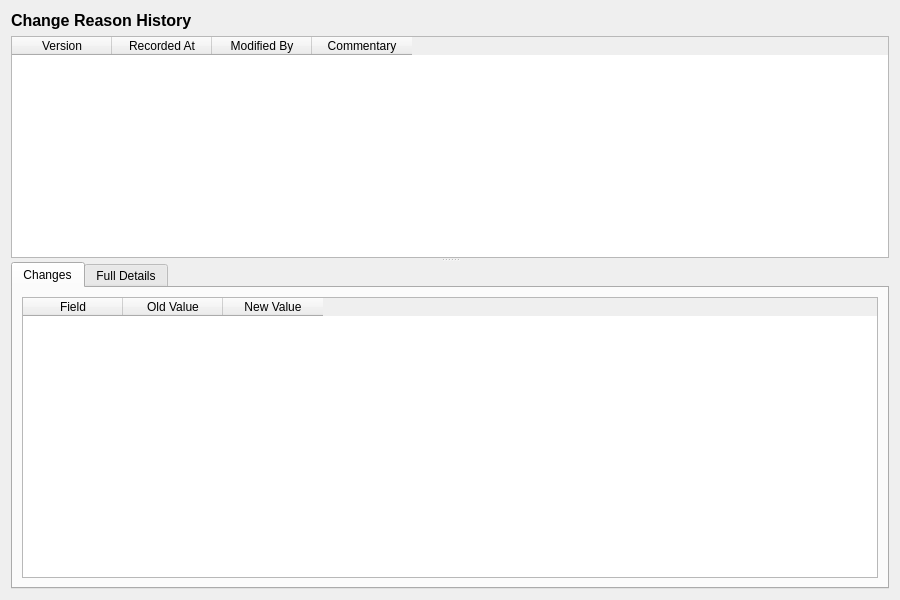
<?xml version="1.0" encoding="UTF-8"?>
<ui version="4.0">
 <class>ChangeReasonHistoryDialog</class>
 <widget class="QWidget" name="ChangeReasonHistoryDialog">
  <property name="geometry">
   <rect>
    <x>0</x>
    <y>0</y>
    <width>900</width>
    <height>600</height>
   </rect>
  </property>
  <property name="windowTitle">
   <string>Change Reason History</string>
  </property>
  <layout class="QVBoxLayout" name="verticalLayout">
   <item>
    <widget class="QLabel" name="titleLabel">
     <property name="font">
      <font>
       <pointsize>12</pointsize>
       <bold>true</bold>
      </font>
     </property>
     <property name="text">
      <string>Change Reason History</string>
     </property>
    </widget>
   </item>
   <item>
    <widget class="QSplitter" name="splitter">
     <property name="orientation">
      <enum>Qt::Vertical</enum>
     </property>
     <widget class="QTableWidget" name="versionListWidget">
      <property name="minimumHeight">
       <number>150</number>
      </property>
      <property name="maximumHeight">
       <number>250</number>
      </property>
      <property name="alternatingRowColors">
       <bool>true</bool>
      </property>
      <property name="editTriggers">
       <set>QAbstractItemView::NoEditTriggers</set>
      </property>
      <property name="selectionMode">
       <enum>QAbstractItemView::SingleSelection</enum>
      </property>
      <property name="selectionBehavior">
       <enum>QAbstractItemView::SelectRows</enum>
      </property>
      <column>
       <property name="text">
        <string>Version</string>
       </property>
      </column>
      <column>
       <property name="text">
        <string>Recorded At</string>
       </property>
      </column>
      <column>
       <property name="text">
        <string>Modified By</string>
       </property>
      </column>
      <column>
       <property name="text">
        <string>Commentary</string>
       </property>
      </column>
     </widget>
     <widget class="QWidget" name="detailWidget">
      <layout class="QVBoxLayout" name="detailLayout">
       <property name="leftMargin">
        <number>0</number>
       </property>
       <property name="topMargin">
        <number>0</number>
       </property>
       <property name="rightMargin">
        <number>0</number>
       </property>
       <property name="bottomMargin">
        <number>0</number>
       </property>
       <item>
        <widget class="QTabWidget" name="tabWidget">
         <property name="currentIndex">
          <number>0</number>
         </property>
         <widget class="QWidget" name="changesTab">
          <attribute name="title">
           <string>Changes</string>
          </attribute>
          <layout class="QVBoxLayout" name="changesTabLayout">
           <item>
            <widget class="QTableWidget" name="changesTableWidget">
             <property name="editTriggers">
              <set>QAbstractItemView::NoEditTriggers</set>
             </property>
             <property name="alternatingRowColors">
              <bool>true</bool>
             </property>
             <property name="selectionMode">
              <enum>QAbstractItemView::SingleSelection</enum>
             </property>
             <property name="selectionBehavior">
              <enum>QAbstractItemView::SelectRows</enum>
             </property>
             <column>
              <property name="text">
               <string>Field</string>
              </property>
             </column>
             <column>
              <property name="text">
               <string>Old Value</string>
              </property>
             </column>
             <column>
              <property name="text">
               <string>New Value</string>
              </property>
             </column>
            </widget>
           </item>
          </layout>
         </widget>
         <widget class="QWidget" name="fullDetailsTab">
          <attribute name="title">
           <string>Full Details</string>
          </attribute>
          <layout class="QVBoxLayout" name="fullDetailsTabLayout">
           <item>
            <widget class="QScrollArea" name="scrollArea">
             <property name="widgetResizable">
              <bool>true</bool>
             </property>
             <widget class="QWidget" name="scrollAreaWidgetContents">
              <property name="geometry">
               <rect>
                <x>0</x>
                <y>0</y>
                <width>560</width>
                <height>450</height>
               </rect>
              </property>
              <layout class="QFormLayout" name="formLayout">
               <item row="0" column="0">
                <widget class="QLabel" name="codeLabel">
                 <property name="text">
                  <string>Code:</string>
                 </property>
                </widget>
               </item>
               <item row="0" column="1">
                <widget class="QLabel" name="codeValue">
                 <property name="text">
                  <string/>
                 </property>
                </widget>
               </item>
               <item row="1" column="0">
                <widget class="QLabel" name="descriptionLabel">
                 <property name="text">
                  <string>Description:</string>
                 </property>
                </widget>
               </item>
               <item row="1" column="1">
                <widget class="QLabel" name="descriptionValue">
                 <property name="text">
                  <string/>
                 </property>
                 <property name="wordWrap">
                  <bool>true</bool>
                 </property>
                </widget>
               </item>
               <item row="2" column="0">
                <widget class="QLabel" name="categoryCodeLabel">
                 <property name="text">
                  <string>Category:</string>
                 </property>
                </widget>
               </item>
               <item row="2" column="1">
                <widget class="QLabel" name="categoryCodeValue">
                 <property name="text">
                  <string/>
                 </property>
                </widget>
               </item>
               <item row="3" column="0">
                <widget class="QLabel" name="appliesToAmendLabel">
                 <property name="text">
                  <string>Applies to Amend:</string>
                 </property>
                </widget>
               </item>
               <item row="3" column="1">
                <widget class="QLabel" name="appliesToAmendValue">
                 <property name="text">
                  <string/>
                 </property>
                </widget>
               </item>
               <item row="4" column="0">
                <widget class="QLabel" name="appliesToDeleteLabel">
                 <property name="text">
                  <string>Applies to Delete:</string>
                 </property>
                </widget>
               </item>
               <item row="4" column="1">
                <widget class="QLabel" name="appliesToDeleteValue">
                 <property name="text">
                  <string/>
                 </property>
                </widget>
               </item>
               <item row="5" column="0">
                <widget class="QLabel" name="requiresCommentaryLabel">
                 <property name="text">
                  <string>Requires Commentary:</string>
                 </property>
                </widget>
               </item>
               <item row="5" column="1">
                <widget class="QLabel" name="requiresCommentaryValue">
                 <property name="text">
                  <string/>
                 </property>
                </widget>
               </item>
               <item row="6" column="0">
                <widget class="QLabel" name="displayOrderLabel">
                 <property name="text">
                  <string>Display Order:</string>
                 </property>
                </widget>
               </item>
               <item row="6" column="1">
                <widget class="QLabel" name="displayOrderValue">
                 <property name="text">
                  <string/>
                 </property>
                </widget>
               </item>
               <item row="7" column="0">
                <widget class="QLabel" name="versionNumberLabel">
                 <property name="text">
                  <string>Version:</string>
                 </property>
                </widget>
               </item>
               <item row="7" column="1">
                <widget class="QLabel" name="versionNumberValue">
                 <property name="text">
                  <string/>
                 </property>
                </widget>
               </item>
               <item row="8" column="0">
                <widget class="QLabel" name="modifiedByLabel">
                 <property name="text">
                  <string>Modified By:</string>
                 </property>
                </widget>
               </item>
               <item row="8" column="1">
                <widget class="QLabel" name="modifiedByValue">
                 <property name="text">
                  <string/>
                 </property>
                </widget>
               </item>
               <item row="9" column="0">
                <widget class="QLabel" name="recordedAtLabel">
                 <property name="text">
                  <string>Recorded At:</string>
                 </property>
                </widget>
               </item>
               <item row="9" column="1">
                <widget class="QLabel" name="recordedAtValue">
                 <property name="text">
                  <string/>
                 </property>
                </widget>
               </item>
               <item row="10" column="0">
                <widget class="QLabel" name="changeCommentaryLabel">
                 <property name="text">
                  <string>Change Commentary:</string>
                 </property>
                </widget>
               </item>
               <item row="10" column="1">
                <widget class="QLabel" name="changeCommentaryValue">
                 <property name="text">
                  <string/>
                 </property>
                 <property name="wordWrap">
                  <bool>true</bool>
                 </property>
                </widget>
               </item>
              </layout>
             </widget>
            </widget>
           </item>
          </layout>
         </widget>
        </widget>
       </item>
      </layout>
     </widget>
    </widget>
   </item>
  </layout>
 </widget>
 <resources/>
 <connections/>
</ui>
